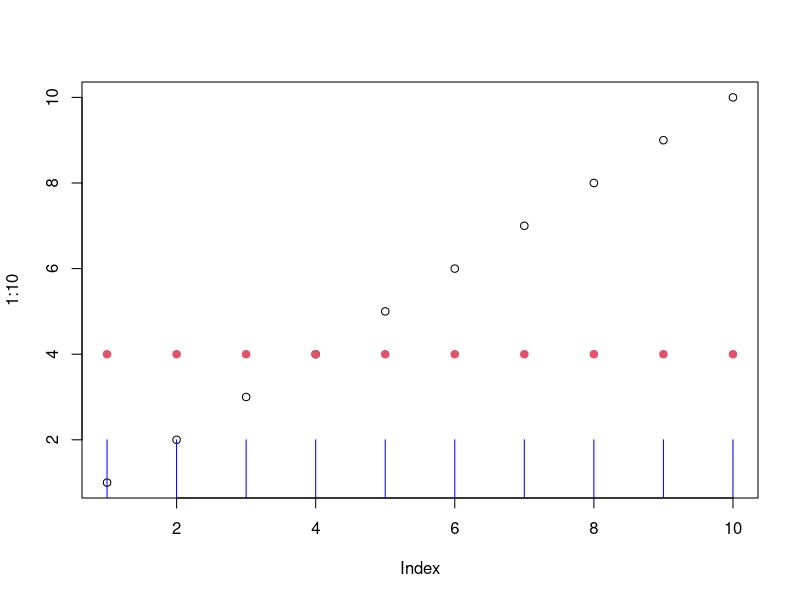
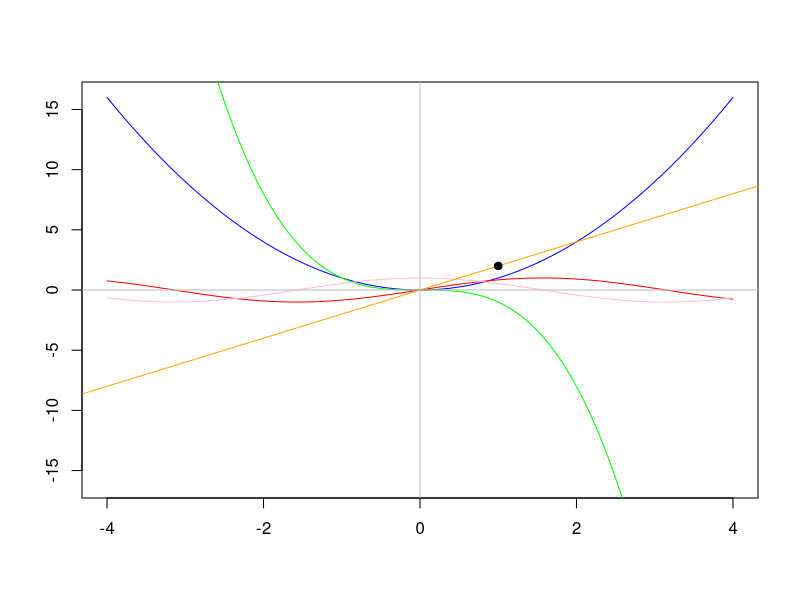

Generate these figures, in order, with R:
plot(1:10)
points(1:10, rep(4, 10), pch = 19, col = 2)
points(1:10, rep(2, 10), type = "h", col = "blue")

curve(x^2,
    xlim = c(-4, 4), ylim = c(-16, 16),
    xlab = NA, ylab = NA, col = "blue"
)
curve(-x^3, col = "green", add = T)
curve(sin(x), col = "red", add = T)
curve(cos(x), col = "pink", add = T)
abline(a = 0, b = 2, col = "orange")
points(1, 2, pch = 19, col = "black")
abline(h = 0, col = "grey")
abline(v = 0, col = "gray")